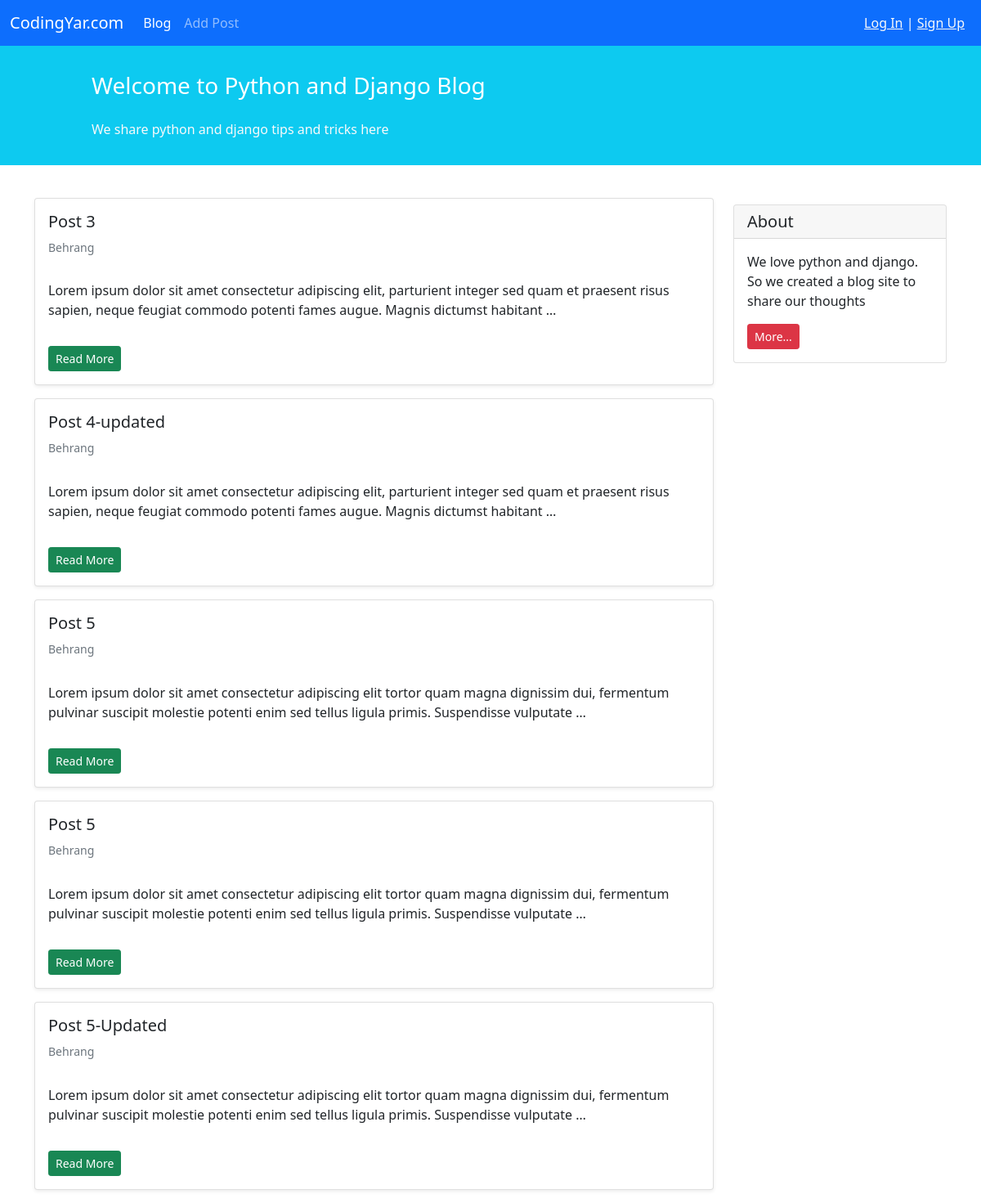
The page / on the database its author committed.
### blog/models.py (models this page shows, shortened)
class BlogPost(models.Model):
    STATUES_CHOICES = (
        ('pub', 'Published'),
        ('drf', 'Draft'),
    )
    title = models.CharField(max_length=100)
    text = models.TextField()
    author = models.ForeignKey('auth.User', on_delete=models.CASCADE)
    date_create = models.DateField(auto_now_add=True)
    date_modified = models.DateField(auto_now=True)
    status = models.CharField(choices=STATUES_CHOICES, max_length=3)

### blog/views.py (the view)
# urls.py: path('', views.PostListView.as_view(), name='post_list'),
class PostListView(generic.ListView):
    template_name = 'blog/post_list.html'
    context_object_name = 'post_list'
    def get_queryset(self):
        return BlogPost.objects.filter(status='pub').order_by('-date_modified')

### blog/templates/blog/post_list.html (shortened to what this page needs)
{% extends '_base.html' %}
{% block body %}
<div class="container mt-4">
    <div class="row">
        <div class="col-9">
            {% for post in post_list %}
                <div class="card shadow-sm my-3">
                <div class="card-body">
                    <h5 class="card-title">{{ post.title}}</h5>
                    <h6 class="card-subtitle mb-2 text-muted small py-2">{{ post.author}}</h6>
                    <p class="card-text py-3">{{post.text | truncatewords:25}}</p>
                    <a href="{% url 'post_detail' post.id %}" class="btn btn-sm btn-success">Read More</a>
                </div>
            </div>
            {% endfor %}
        </div>
        <div class="col-3">
                <div class="card my-4">
                    <h5 class="card-header">About</h5>
                    <div class="card-body">
                        <p class="card-text">We love python and django. So we created a blog site to share our
                            thoughts</p>
                        <a href="#"
                           class="btn btn-sm btn-danger">
                            More...
                        </a>
                    </div>
                </div>
        </div>
    </div>
</div>
{% endblock body %}

### templates/_base.html (shortened to what this page needs)
<!doctype html>
<html lang="en">
<head>
    <link href="https://cdn.jsdelivr.net/npm/bootstrap@5.1.3/dist/css/bootstrap.min.css" rel="stylesheet"
>
</head>
<body>
<nav class="navbar navbar-expand-lg navbar-dark bg-primary">
    <div class="container-fluid">
        <a class="navbar-brand" href="{% url 'post_list' %}">CodingYar.com</a>
        <div class="collapse navbar-collapse" id="navbarNavAltMarkup">
            <div class="navbar-nav">
                <a class="nav-link active" aria-current="page" href="{% url 'post_list' %}">Blog</a>
                <a class="nav-link" href="{% url 'add_post' %}">Add Post</a>
            </div>
        </div>
        <div class="mx-2 text-white">
            {% if user.is_authenticated %}
                Welcome {{ user.username }} | <a href='{% url 'logout' %}' class="text-light">Log Out</a>
            {% else %}
                <a href="{% url 'login' %}" class="text-light">Log In</a> | <a href='{% url 'signup' %}' class="text-light">Sign Up</a>
            {% endif %}
        </div>
    </div>
</nav>
<div class="container-fluid bg-info">
    <div class="row py-3">
        <div class="col-md-8 col-md-10 mx-auto">
            <h3 class="my-4 mt-3 text-white">Welcome to Python and Django Blog</h3>
            <p class="text-light">We share python and django tips and tricks here</p>
        </div>
    </div>
</div>
{% block body %}
{% endblock body %}
</body>
</html>

### rows shown on the page
BlogPost: title "Post 3", author "Behrang", text "Lorem ipsum dolor sit amet consectetur adipiscing elit, parturient integer sed quam et praesent risus sapien, neque feugiat commodo potenti fames augue. Magnis dictumst habitant …"
BlogPost: title "Post 4-updated", author "Behrang", text "Lorem ipsum dolor sit amet consectetur adipiscing elit, parturient integer sed quam et praesent risus sapien, neque feugiat commodo potenti fames augue. Magnis dictumst habitant …"
BlogPost: title "Post 5", author "Behrang", text "Lorem ipsum dolor sit amet consectetur adipiscing elit tortor quam magna dignissim dui, fermentum pulvinar suscipit molestie potenti enim sed tellus ligula primis. Suspendisse vulputate …"
BlogPost: title "Post 5", author "Behrang", text "Lorem ipsum dolor sit amet consectetur adipiscing elit tortor quam magna dignissim dui, fermentum pulvinar suscipit molestie potenti enim sed tellus ligula primis. Suspendisse vulputate …"
BlogPost: title "Post 5-Updated", author "Behrang", text "Lorem ipsum dolor sit amet consectetur adipiscing elit tortor quam magna dignissim dui, fermentum pulvinar suscipit molestie potenti enim sed tellus ligula primis. Suspendisse vulputate …"
